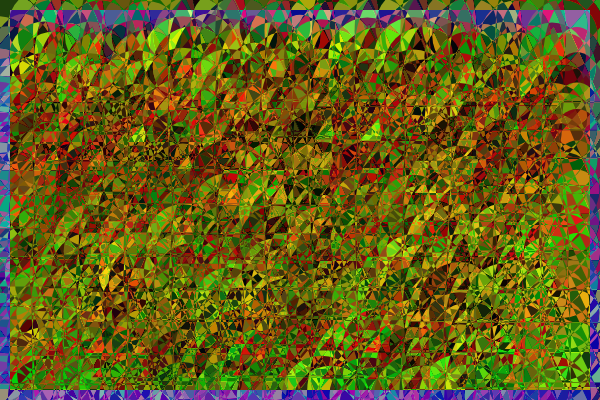
Frame 1 (no input)
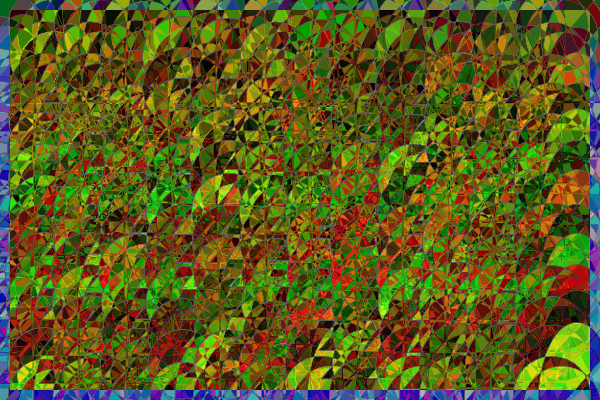
Frame 2 (the mouse pressed at the canvas centre, redrawn once)

The p5.js sketch that drew these frames (run headless with seeded random() and noise() and a simulated clock; the mouse was pressed at the canvas centre and the sketch redrawn once):

// p5.js sketch
// ── sketch.js
let numCellsW = 13;
let numCellsH = 13;
let cellWidth;
let cellHeight;

function setup() {
  createCanvas(600, 400);
  colorMode(HSB);
  noLoop();

  cellWidth = width / numCellsW;
  cellHeight = height / numCellsH;
}

function draw() {


  background(0, 0, 100);
  drawGrid();
  
  // liked the look of a border line (makes it look like the fram where the values are actually extreme and have different colors than the rest)
  noFill();
  strokeWeight(20);
  stroke(0, 0, 70);
  rect(0, 0, width, height);


}
function drawGrid() {
  blendMode(DIFFERENCE); // out of for loop to help possible freezing? idk I was having some trouble
  // subtract colors from underlying image
  for (let xIndex = 0; xIndex < numCellsW; xIndex++) {
    for (let yIndex = 0; yIndex < numCellsH; yIndex++) {
      let x = cellWidth * xIndex;
      let y = cellHeight * yIndex;

      push();

      translate(x, y);

      let xNew = cellWidth/2; // made it more kaleidoscope-y by divding the cell width value by 2 and it seems to horozontally
      //configure the shapes when drawn

      // USING SIN and NOISE FOR THE VISUAL EFFECTS
      let hue = map(noise(sin(x * frameCount), y * frameCount), 0, 1, 0 , 100); // the sin function makes almost like rows of the similar colors
      // mapping so that the colors can vary while also being close to one another (sin only would outout red shapes)
      let size = map(sin(noise(x * 0.01, y * 0.01, frameCount * 0.05)), -1, 1, 5, 100); // sin function for size but 
      // trying to make the variations of size look fluid (kaledescope kind of effect)

      // experimenting with the 100 value in the second sin function to create the different shape sizes and
      // how extreme the values get around the border (also a result )
    

      // drawing circles and triangles and changing size based on sin and also making use sin and noise based
      // this alters the state of overlapping shapes and although they are similar to those next to them,
      // there are so many and layers that create this visual
      strokeWeight(0.4); 
      fill(hue, 90, random(70, 100));
      ellipse(xNew, cellHeight, size, size * 2);
      triangle(xNew * 2, cellHeight - size /2 , xNew - size, cellHeight + size, xNew+ size, cellHeight + size);
      ellipse(xNew - 15, cellHeight + 5, size, size);
      ellipse(xNew - 25, cellHeight - 5, size, size);
      
      pop();
    }
  }
}
